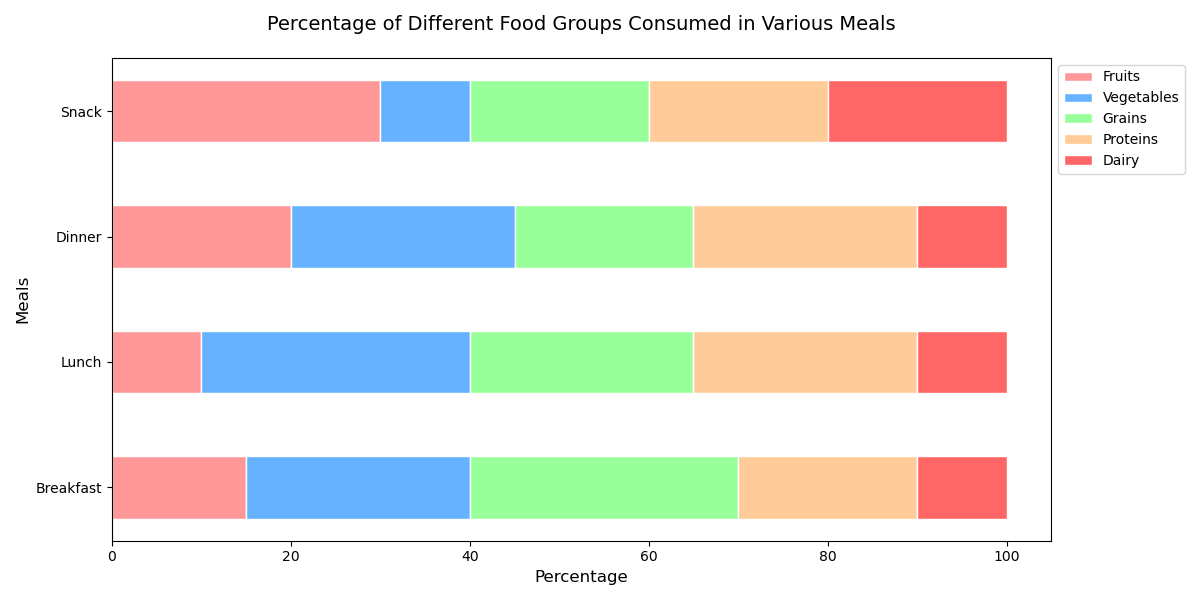

This figure's Python source:

import matplotlib.pyplot as plt
import numpy as np

# Data
categories = ['Fruits', 'Vegetables', 'Grains', 'Proteins', 'Dairy']
meals = ['Breakfast', 'Lunch', 'Dinner', 'Snack']
data = np.array([
    [15, 25, 30, 20, 10],  # Breakfast
    [10, 30, 25, 25, 10],  # Lunch
    [20, 25, 20, 25, 10],  # Dinner
    [30, 10, 20, 20, 20]   # Snack
])

# Calculate the cumulative sum for each bar
cumulative_data = np.cumsum(data, axis=1)

# Colors for each category
colors = ['#FF9999', '#66B2FF', '#99FF99', '#FFCC99', '#FF6666']

# Plotting
fig, ax = plt.subplots(figsize=(12, 6))

for i in range(len(categories)):
    if i == 0:
        ax.barh(meals, data[:, i], color=colors[i], edgecolor='white', height=0.5)
    else:
        ax.barh(meals, data[:, i], left=cumulative_data[:, i-1], color=colors[i], edgecolor='white', height=0.5)

# Title and labels
ax.set_title('Percentage of Different Food Groups Consumed in Various Meals', fontsize=14, pad=20)
ax.set_xlabel('Percentage', fontsize=12)
ax.set_ylabel('Meals', fontsize=12)

# Legend
ax.legend(categories, loc='upper left', bbox_to_anchor=(1, 1))

# Display the chart
plt.tight_layout()
plt.show()
